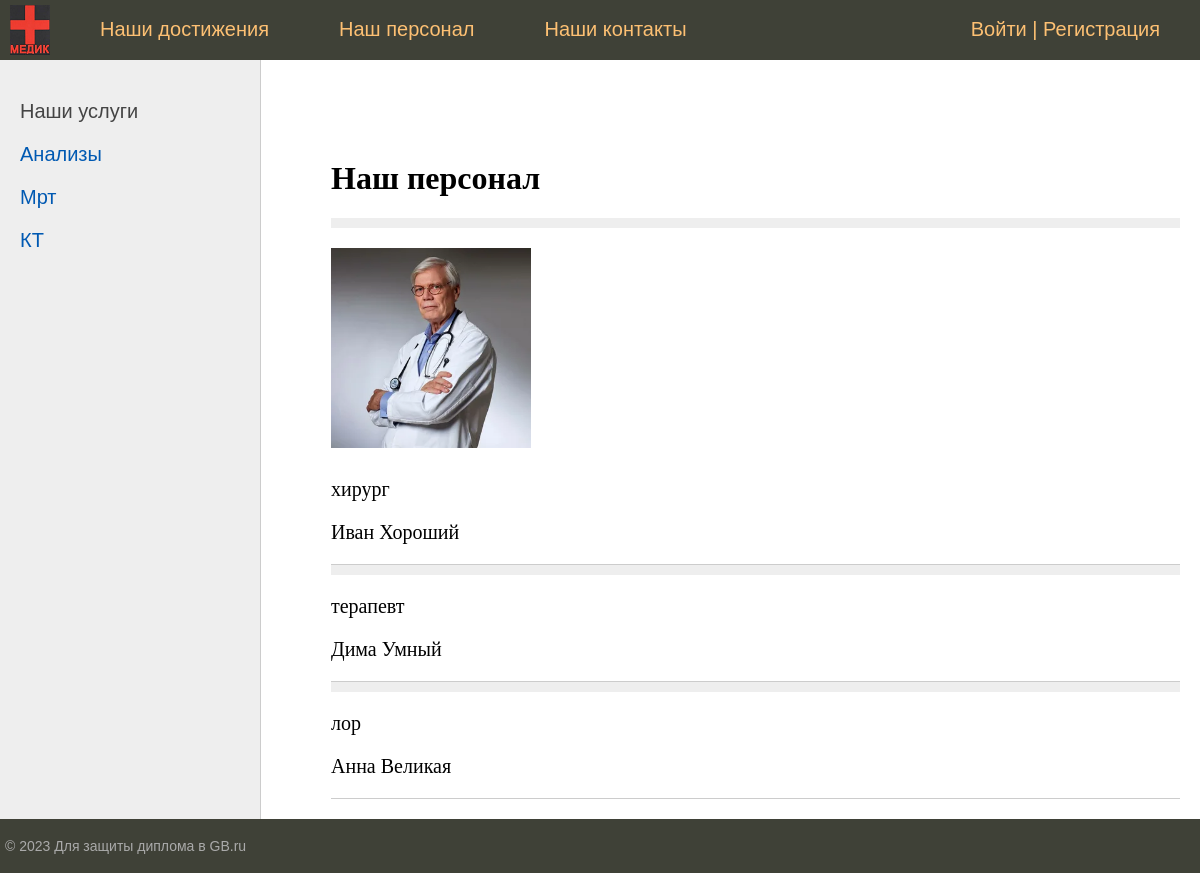
The app's page /doctors_all/ with its own data.
### users/models.py (models this page shows)
class User(AbstractUser):
    photo = models.ImageField(upload_to="users/%Y/%m/%d/", blank=True, null=True, verbose_name="Фотография")
    date_birth = models.DateTimeField(blank=True, null=True, verbose_name="Дата рождения")
    cat_doctor = models.CharField(max_length=500, blank=True, null=True, verbose_name="Категория доктора")

### hospital_app/views.py (the view)
# urls.py: path('doctors_all/', views.DoctorListView.as_view(), name='doctors_all'),
class DoctorListView(ListView):
    model = User
    template_name = 'hospital_app/doctors_all.html'
    context_object_name = 'doctors'
    def get_context_data(self, **kwargs):
        context = super().get_context_data(**kwargs)
        context.update({
            'title': 'Наш персонал',
        })
        return context
    def get_queryset(self):
        return User.objects.filter(groups__name='Doctors')

### hospital_app/templatetags/hospital_tags.py (called while the page is built)
@register.simple_tag
def get_menu():
    return menu

@register.simple_tag
def get_menu_left():
    return menu_left

### hospital_app/templates/hospital_app/doctors_all.html (shortened to what this page needs)
{% extends 'base.html' %}
{% block content %}
<h1>{{ title }}</h1>
<ul class="list-articles">
    {% for user in doctors %}
        <li>
            <div class="article-panel"></div>
            {% if user.photo %}
                <p><img class="img-article-left" src="{{ user.photo.url }}" width="200" height="200"></p>
            {% endif %}
            <p>{{ user.cat_doctor }}</p>
            <p>{{ user.first_name }} {{ user.last_name }}</p>
        </li>
    {% endfor %}
</ul>
{% endblock %}

### hospital_app/static/hospital_app/css/styles.css (style rules this page uses)
html, body { font-family: 'Arial'; margin: 0; padding: 0; height: 100%; width: 100%; color: #444; }
img { max-width: 600px; height: auto; }
img.img-article-left { max-width: 300px; height: auto; float: left; padding: 0 10px 10px 0; }
div.article-panel { background: #eee; padding: 5px 10px 5px 10px; box-sizing: border-box; overflow: hidden; color: #555; }
ul.list-articles { list-style: none; margin: 0; padding: 0; }
ul.list-articles li { border-bottom: 1px solid #ccc; }
.content-text h1 { font-size: 32px; }

### records on screen
User: photo (picture), cat_doctor "хирург", first_name "Иван", last_name "Хороший"
User: cat_doctor "терапевт", first_name "Дима", last_name "Умный"
User: cat_doctor "лор", first_name "Анна", last_name "Великая"

### other values on screen
{{ m.title }} "Наши достижения" "Наш персонал" "Наши контакты"
{{ m.title }} "Анализы" "Мрт" "КТ"
{{ title }} "Наш персонал"
